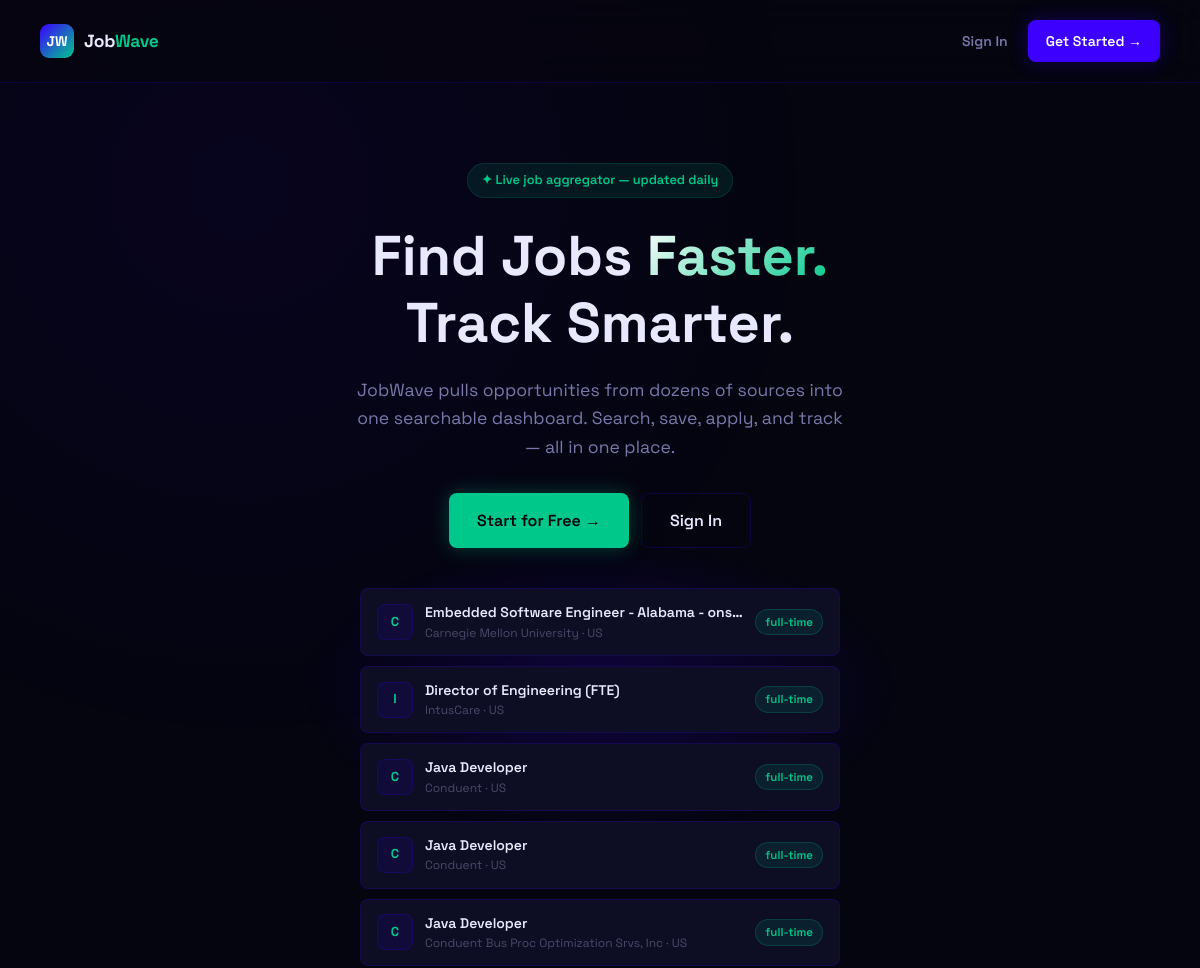
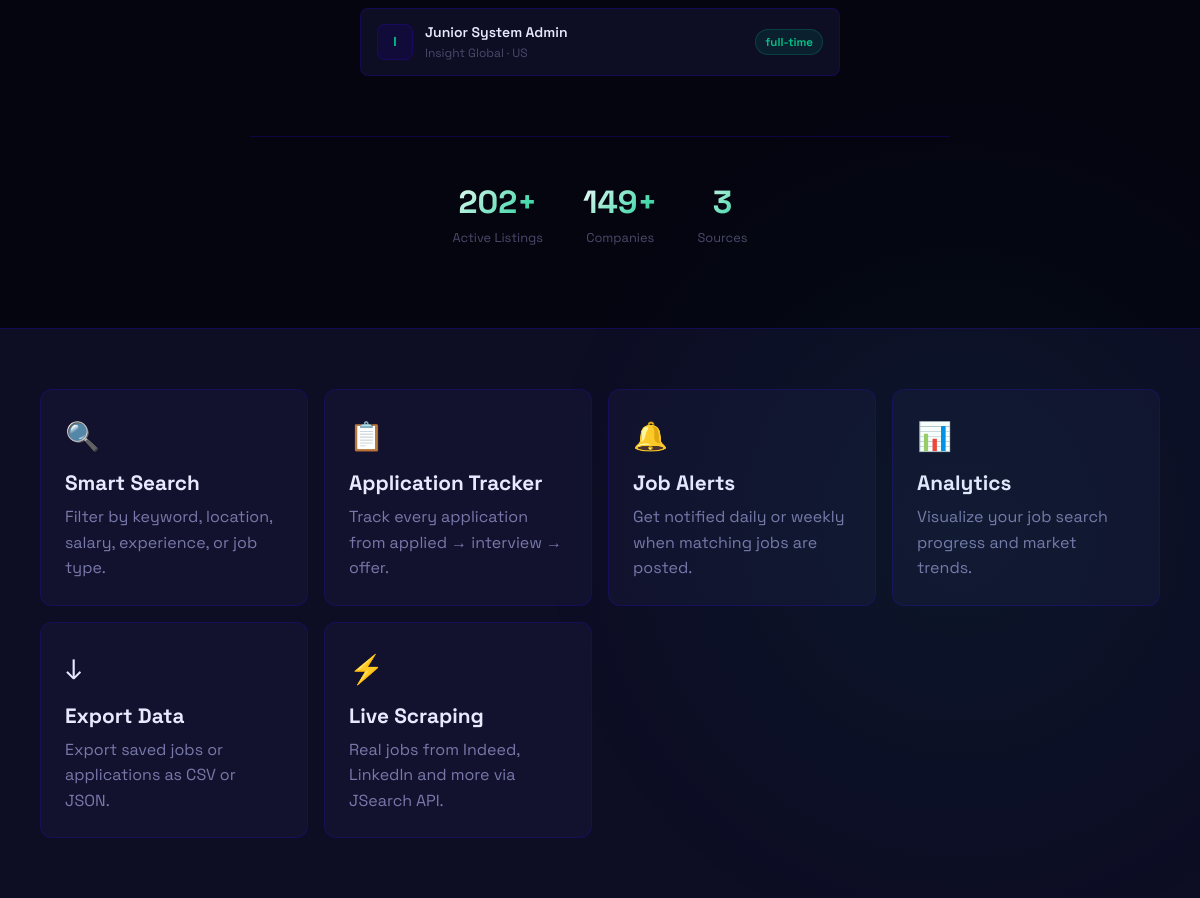
The page / on the database its author committed (2 pictures, top to bottom).
### app.py (models this page shows)
class Job(db.Model):
    id = db.Column(db.Integer, primary_key=True)
    title = db.Column(db.String(200), nullable=False)
    company = db.Column(db.String(200), nullable=False)
    location = db.Column(db.String(200))
    job_type = db.Column(db.String(50))          # full-time | part-time | remote | contract
    experience = db.Column(db.String(50))         # entry | mid | senior
    salary_min = db.Column(db.Integer)
    salary_max = db.Column(db.Integer)
    description = db.Column(db.Text)
    requirements = db.Column(db.Text)
    source = db.Column(db.String(100))
    source_url = db.Column(db.String(500))
    source_id = db.Column(db.String(200), unique=True)  # duplicate detection
    tags = db.Column(db.String(500))
    is_active = db.Column(db.Boolean, default=True)
    scraped_at = db.Column(db.DateTime, default=datetime.utcnow)
    posted_at = db.Column(db.DateTime)
    views = db.Column(db.Integer, default=0)

### app.py (the view)
@app.route('/')
def index():
    if current_user.is_authenticated:
        return redirect(url_for('dashboard'))
    stats = {
        'total_jobs': Job.query.filter_by(is_active=True).count(),
        'companies': db.session.query(Job.company).distinct().count(),
        'sources': db.session.query(Job.source).distinct().count(),
    }
    recent = Job.query.filter_by(is_active=True).order_by(Job.scraped_at.desc()).limit(6).all()
    return render_template('index.html', stats=stats, recent=recent)

### templates/index.html (shortened to what this page needs)
{% extends 'base.html' %}
{% block public_content %}
<link rel="stylesheet" href="https://cdnjs.cloudflare.com/ajax/libs/font-awesome/6.5.0/css/all.min.css">
<div class="landing">
  <nav class="landing-nav">
    <div style="display:flex;align-items:center;gap:10px;">
      <div class="logo-mark">JW</div>
      <div class="logo-text">
        Job<span>Wave</span>
      </div>
    </div>
    <div style="display:flex;gap:8px;">
      <a href="{{ url_for('login') }}" class="btn btn-ghost">
        Sign In
      </a>
      <a href="{{ url_for('register') }}" class="btn btn-primary">
        Get Started →
      </a>
    </div>
  </nav>
  <section class="hero">
    <div class="hero-content">
      <div class="hero-eyebrow">
        ✦ Live job aggregator — updated daily
      </div>
      <h1>
        Find Jobs
        <span class="gradient-text">Faster.</span>
        <br>
        Track Smarter.
      </h1>
      <p>
        JobWave pulls opportunities from dozens of sources into one searchable dashboard.
        Search, save, apply, and track — all in one place.
      </p>
      <div class="hero-actions">
        <a href="{{ url_for('register') }}" class="btn btn-mint btn-lg">
          Start for Free →
        </a>
        <a href="{{ url_for('login') }}" class="btn btn-outline btn-lg">
          Sign In
        </a>
      </div>
      <div class="hero-job-list">
        {% for job in recent %}
        <div class="hero-job-item">
          <div class="hero-job-logo">
            {{ job.company[0] }}
          </div>
          <div style="flex:1;min-width:0;">
            <div style="
              font-weight:600;
              font-size:0.875rem;
              white-space:nowrap;
              overflow:hidden;
              text-overflow:ellipsis;
            ">
              {{ job.title }}
            </div>
            <div style="
              font-size:0.75rem;
              color:var(--text-muted);
            ">
              {{ job.company }} · {{ job.location }}
            </div>
          </div>
          <span class="badge badge-mint" style="flex-shrink:0;">
            {{ job.job_type or 'full-time' }}
          </span>
        </div>
        {% endfor %}
      </div>
      <div class="hero-stats">
        <div>
          <div class="hero-stat-value gradient-text">
            {{ stats.total_jobs }}+
          </div>
          <div class="hero-stat-label">
            Active Listings
          </div>
        </div>
        <div>
          <div class="hero-stat-value gradient-text">
            {{ stats.companies }}+
          </div>
          <div class="hero-stat-label">
            Companies
          </div>
        </div>
        <div>
          <div class="hero-stat-value gradient-text">
            {{ stats.sources }}
          </div>
          <div class="hero-stat-label">
            Sources
          </div>
        </div>
      </div>
    </div>
  </section>
  <section class="feature-grid">
    <div class="feature-card">
      <div class="feature-icon">🔍</div>
      <h3>Smart Search</h3>
      <p>
        Filter by keyword, location, salary, experience, or job type.
      </p>
    </div>
    <div class="feature-card">
      <div class="feature-icon">📋</div>
      <h3>Application Tracker</h3>
      <p>
        Track every application from applied → interview → offer.
      </p>
    </div>
    <div class="feature-card">
      <div class="feature-icon">🔔</div>
      <h3>Job Alerts</h3>
      <p>
        Get notified daily or weekly when matching jobs are posted.
      </p>
    </div>
    <div class="feature-card">
      <div class="feature-icon">📊</div>
      <h3>Analytics</h3>
      <p>
        Visualize your job search progress and market trends.
      </p>
    </div>
    <div class="feature-card">
      <div class="feature-icon">↓</div>
      <h3>Export Data</h3>
      <p>
        Export saved jobs or applications as CSV or JSON.
      </p>
    </div>
    <div class="feature-card">
      <div class="feature-icon">⚡</div>
      <h3>Live Scraping</h3>
      <p>
        Real jobs from Indeed, LinkedIn and more via JSearch API.
      </p>
    </div>
  </section>
</div>
{% endblock %}

### templates/base.html (shortened to what this page needs)
<!DOCTYPE html>
<html lang="en">
<head>
  <link rel="stylesheet" href="{{ url_for('static', filename='css/style.css') }}">
  <link rel="stylesheet" href="https://cdnjs.cloudflare.com/ajax/libs/font-awesome/6.5.0/css/all.min.css">
</head>
<body>
{% if current_user.is_authenticated %}
<div class="sidebar-overlay"></div>
<div class="wrapper">
  <aside class="sidebar">
    <div class="sidebar-logo">
      <div class="logo-mark">JW</div>
      <div class="logo-text">Job<span>Wave</span></div>
    </div>
    <nav class="sidebar-nav">
      <span class="nav-section-label">Main</span>
      <a href="{{ url_for('dashboard') }}" class="nav-link {% if request.endpoint == 'dashboard' %}active{% endif %}">
        <span class="nav-icon"><i class="fa-solid fa-table-cells-large"></i></span> Dashboard
      </a>
      <a href="{{ url_for('jobs') }}" class="nav-link {% if request.endpoint in ['jobs','job_detail'] %}active{% endif %}">
        <span class="nav-icon"><i class="fa-solid fa-magnifying-glass"></i></span> Browse Jobs
      </a>
      <a href="{{ url_for('companies') }}" class="nav-link {% if request.endpoint in ['companies','company_page'] %}active{% endif %}">
        <span class="nav-icon"><i class="fa-solid fa-building"></i></span> Companies
      </a>
      <a href="{{ url_for('saved_jobs') }}" class="nav-link {% if request.endpoint == 'saved_jobs' %}active{% endif %}">
        <span class="nav-icon"><i class="fa-solid fa-heart"></i></span> Saved Jobs
      </a>
      <span class="nav-section-label">Tracking</span>
      <a href="{{ url_for('applications') }}" class="nav-link {% if request.endpoint == 'applications' %}active{% endif %}">
        <span class="nav-icon"><i class="fa-solid fa-clipboard-list"></i></span> Applications
      </a>
      <a href="{{ url_for('alerts') }}" class="nav-link {% if request.endpoint == 'alerts' %}active{% endif %}">
        <span class="nav-icon"><i class="fa-solid fa-bell"></i></span> Alerts
      </a>
      <a href="{{ url_for('analytics') }}" class="nav-link {% if request.endpoint == 'analytics' %}active{% endif %}">
        <span class="nav-icon"><i class="fa-solid fa-chart-bar"></i></span> Analytics
      </a>
      {% if current_user.role == 'admin' %}
      <span class="nav-section-label">Admin</span>
      <a href="{{ url_for('admin') }}" class="nav-link {% if request.endpoint == 'admin' %}active{% endif %}">
        <span class="nav-icon"><i class="fa-solid fa-gear"></i></span> Admin Panel
      </a>
      {% endif %}
      <span class="nav-section-label">Account</span>
      <a href="{{ url_for('profile') }}" class="nav-link {% if request.endpoint == 'profile' %}active{% endif %}">
        <span class="nav-icon"><i class="fa-solid fa-user"></i></span> My Profile
      </a>
      <a href="{{ url_for('export_jobs') }}" class="nav-link">
        <span class="nav-icon"><i class="fa-solid fa-download"></i></span> Export Data
      </a>
      <a href="{{ url_for('logout') }}" class="nav-link">
        <span class="nav-icon"><i class="fa-solid fa-right-from-bracket"></i></span> Sign Out
      </a>
    </nav>
    <div class="sidebar-footer">
      <div class="user-card">
        <div class="user-avatar">{{ current_user.name[0].upper() }}</div>
        <div class="user-info">
          <div class="user-name">{{ current_user.name }}</div>
          <div class="user-role">{{ current_user.role }}</div>
        </div>
      </div>
    </div>
  </aside>
  <main class="main">
    <div class="topbar">
      <div style="display:flex;align-items:center;gap:12px;">
        <button class="btn btn-ghost btn-icon sidebar-toggle" aria-label="Menu">
          <i class="fa-solid fa-bars"></i>
        </button>
        <div class="topbar-title">
          <h1>{% block page_title %}Dashboard{% endblock %}</h1>
        </div>
      </div>
      <div class="topbar-actions">
        <button class="theme-toggle" id="theme-toggle" title="Toggle light/dark mode">
          <i class="fa-solid fa-moon" id="theme-icon"></i>
        </button>
        {% block topbar_actions %}
        <a href="{{ url_for('jobs') }}" class="btn btn-primary btn-sm">+ Find Jobs</a>
        {% endblock %}
      </div>
    </div>
    {% with messages = get_flashed_messages(with_categories=true) %}
      {% if messages %}
      <div class="flash-messages">
        {% for category, msg in messages %}
        <div class="flash {{ category }}">{{ msg }}</div>
        {% endfor %}
      </div>
      {% endif %}
    {% endwith %}
    <div class="page-content">
      {% block content %}{% endblock %}
    </div>
  </main>
</div>
{% else %}
  {% block public_content %}{% endblock %}
{% endif %}
</body>
</html>

### rows shown on the page
Job: company "C", title "Embedded Software Engineer - Alabama - ons…", company "Carnegie Mellon University", location "US", job_type "full-time"
Job: company "I", title "Director of Engineering (FTE)", company "IntusCare", location "US", job_type "full-time"
Job: company "C", title "Java Developer", company "Conduent", location "US", job_type "full-time"
Job: company "C", title "Java Developer", company "Conduent", location "US", job_type "full-time"
Job: company "C", title "Java Developer", company "Conduent Bus Proc Optimization Srvs, Inc", location "US", job_type "full-time"
Job: company "I", title "Junior System Admin", company "Insight Global", location "US", job_type "full-time"

### other values the page prints
{{ stats.total_jobs }} "202"
{{ stats.companies }} "149"
{{ stats.sources }} "3"
